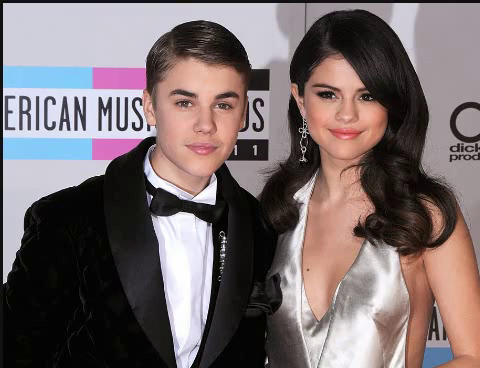
#> input picture frame 63 of faces4.mp4, 480 x 368 px
$ python face.py
#> lines starting #> are read from the running program, lines starting #| are printed output that depends on the picture; after the words box and inside, x2 and y2 are one past the last pixel; in counts of white or black regions, pixels touching at a corner belong together
##Arkromikz
import numpy as np
import cv2

face_cascade = cv2.CascadeClassifier('haarcascade_frontalface_default.xml')
eye_cascade = cv2.CascadeClassifier('haarcascade_eye.xml')

cap = cv2.VideoCapture("faces4.mp4")

while 1:
    ret, img = cap.read()
#> img is the input picture: shape (368, 480, 3); mean B, G, R 109.3, 108.1, 120.9
    gray = cv2.cvtColor(img, cv2.COLOR_BGR2GRAY)
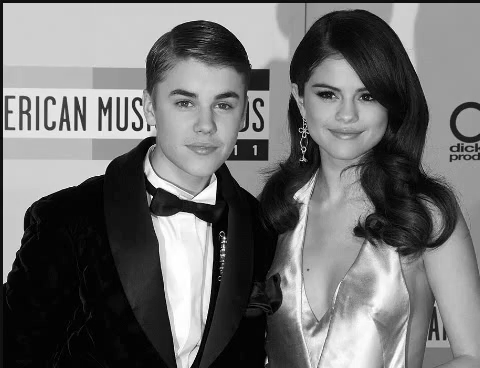
#> gray: shape (368, 480); min 0, max 255, mean 112
    faces = face_cascade.detectMultiScale(gray, 1.3, 5)
#> faces = [[299, 62, 92, 92], [151, 63, 106, 106]]

    for (x,y,w,h) in faces:
        cv2.rectangle(img,(x,y),(x+w,y+h),(255,0,0),2)
        roi_gray = gray[y:y+h, x:x+w]
        roi_color = img[y:y+h, x:x+w]

        eyes = eye_cascade.detectMultiScale(roi_gray)
        for (ex,ey,ew,eh) in eyes:
            cv2.rectangle(roi_color,(ex,ey),(ex+ew,ey+eh),(0,255,0),2)
#> this loop made 2 passes
#> (x, y, w, h, eyes) on passes 1 to 2: (299, 62, 92, 92, [[15, 21, 24, 24], [55, 25, 21, 21]]), (151, 63, 106, 106, [[18, 26, 28, 28], [59, 31, 25, 25]])
#> pass 1, `roi_gray = gray[y:y+h, x:x+w]`:
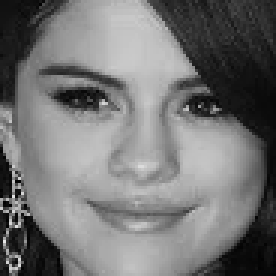
#> roi_gray: shape (92, 92) (shown 3 times larger); min 1, max 231, mean 116
#> pass 1, `roi_color = img[y:y+h, x:x+w]`:
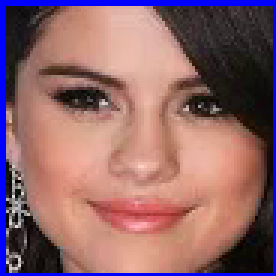
#> roi_color: shape (92, 92, 3) (shown 3 times larger); mean B, G, R 106.2, 101.4, 141.8
#> pass 2, `roi_gray = gray[y:y+h, x:x+w]`:
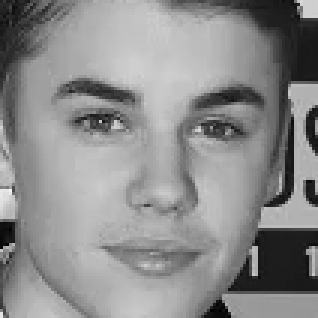
#> roi_gray: shape (106, 106) (shown 3 times larger); min 1, max 242, mean 139.8
#> pass 2, `roi_color = img[y:y+h, x:x+w]`:
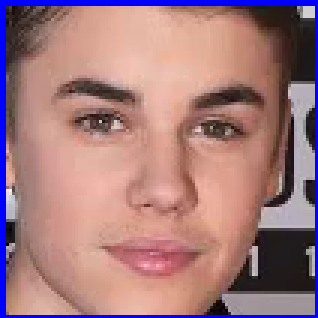
#> roi_color: shape (106, 106, 3) (shown 3 times larger); mean B, G, R 126.8, 122.6, 163.4
#> after the loop:
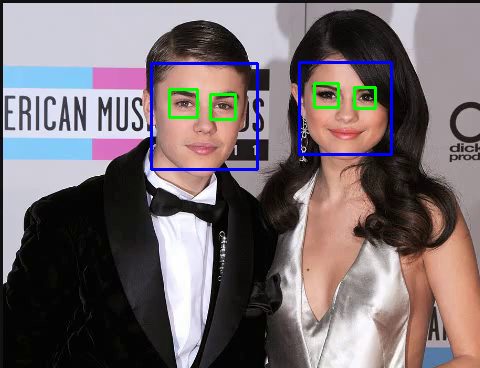
#> img: shape (368, 480, 3); 2% of pixels changed, all inside (x1, y1, x2, y2) = (150, 61, 393, 171)
#> after the loop:
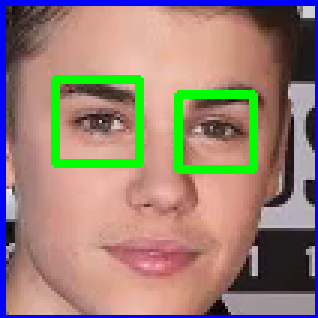
#> roi_color: shape (106, 106, 3) (shown 3 times larger); 5.59% of pixels changed, all inside (x1, y1, x2, y2) = (17, 25, 86, 58)

    cv2.imshow('img',img)
    k = cv2.waitKey(30) & 0xff
#> (key Esc is pressed here)
    if k == 27:
        break

cap.release()
cv2.destroyAllWindows()


#Arkromikz

$ run again, starting later in the video
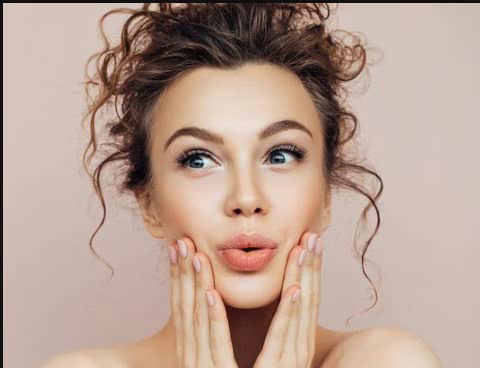
#> input picture frame 287 of faces4.mp4, 480 x 368 px
#> img is the input picture: shape (368, 480, 3); mean B, G, R 146.2, 159.1, 184.3
#> `gray = cv2.cvtColor(img, cv2.COLOR_BGR2GRAY)`:
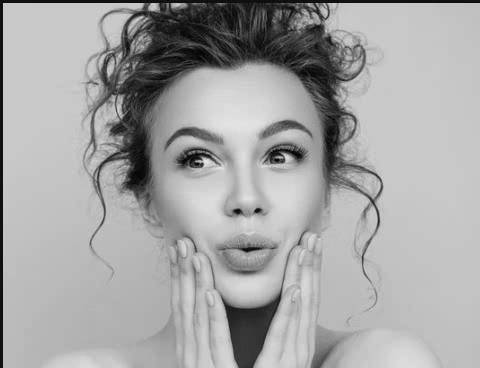
#> gray: shape (368, 480); min 0, max 235, mean 165.1
#> faces = [[134, 73, 217, 217]]
#> the loop `for (x,y,w,h) in faces:` made 1 pass
#> after the loop `for (x,y,w,h) in faces:`:
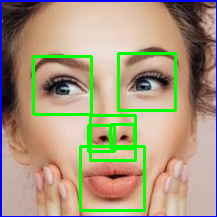
#> roi_color: shape (217, 217, 3); mean B, G, R 126.6, 153.6, 168.6
